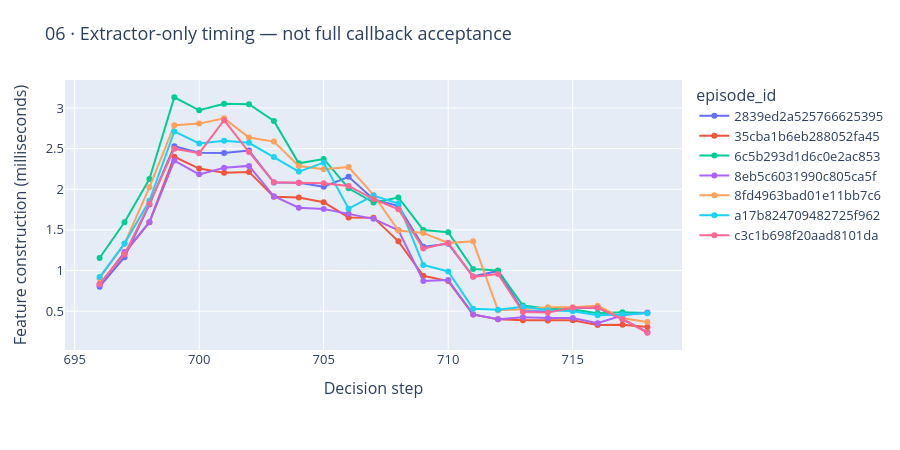

The notebook cell saved with this chart:
### Markdown cell above
## 8 · Runtime and primitive-mechanics parity

The primitive tests execute the pinned interpreter's unit actions and sale commits on **copied legal observations or labeled synthetic mechanics fixtures**, with the market frozen for that scenario. They do not simulate full new seasons. Their purpose is to check accounting and phase order.

Extractor latency excludes the rest of the game-playing callback. A fast plot here does not satisfy the existing 500 ms callback gate. Cached observations retain their original timings.

### Code cell
charts[5].show(renderer="plotly_mimetype")
parity = pd.read_csv(OUT / "mechanics_parity.csv")
display(parity)
display(pd.DataFrame([report["extractor_ms"]]))

### Figure 1 — Plotly figure (JSON) as saved in the notebook; plotly's stock layout.template omitted (floating-point values rounded to 4 significant figures)
{"data": [{"hovertemplate": "episode_id=2839ed2a525766625395<br>Decision step=%{x}<br>Feature construction (milliseconds)=%{y}<extra></extra>", "legendgroup": "2839ed2a525766625395", "line": {"color": "#636efa", "dash": "solid"}, "marker": {"symbol": "circle"}, "mode": "lines+markers", "name": "2839ed2a525766625395", "orientation": "v", "showlegend": true, "type": "scatter", "x": [696, 697, 698, 699, 700, 701, 702, 703, 704, 705, 706, 707, 708, 709, 710, 711, 712, 713, 714, 715, 716, 717, 718], "xaxis": "x", "y": [0.8018, 1.164, 1.813, 2.53, 2.45, 2.445, 2.476, 2.083, 2.079, 2.033, 2.153, 1.878, 1.794, 1.294, 1.329, 0.9268, 0.9949, 0.5009, 0.4942, 0.5418, 0.5395, 0.4004, 0.2408], "yaxis": "y"}, {"hovertemplate": "episode_id=35cba1b6eb288052fa45<br>Decision step=%{x}<br>Feature construction (milliseconds)=%{y}<extra></extra>", "legendgroup": "35cba1b6eb288052fa45", "line": {"color": "#EF553B", "dash": "solid"}, "marker": {"symbol": "circle"}, "mode": "lines+markers", "name": "35cba1b6eb288052fa45", "orientation": "v", "showlegend": true, "type": "scatter", "x": [696, 697, 698, 699, 700, 701, 702, 703, 704, 705, 706, 707, 708, 709, 710, 711, 712, 713, 714, 715, 716, 717, 718], "xaxis": "x", "y": [0.8307, 1.211, 1.595, 2.401, 2.255, 2.205, 2.214, 1.909, 1.899, 1.842, 1.653, 1.651, 1.36, 0.9345, 0.87, 0.4591, 0.4002, 0.3873, 0.3849, 0.3886, 0.3293, 0.332, 0.3062], "yaxis": "y"}, {"hovertemplate": "episode_id=6c5b293d1d6c0e2ac853<br>Decision step=%{x}<br>Feature construction (milliseconds)=%{y}<extra></extra>", "legendgroup": "6c5b293d1d6c0e2ac853", "line": {"color": "#00cc96", "dash": "solid"}, "marker": {"symbol": "circle"}, "mode": "lines+markers", "name": "6c5b293d1d6c0e2ac853", "orientation": "v", "showlegend": true, "type": "scatter", "x": [696, 697, 698, 699, 700, 701, 702, 703, 704, 705, 706, 707, 708, 709, 710, 711, 712, 713, 714, 715, 716, 717, 718], "xaxis": "x", "y": [1.155, 1.593, 2.126, 3.133, 2.972, 3.051, 3.046, 2.841, 2.32, 2.373, 2.013, 1.837, 1.899, 1.499, 1.472, 1.018, 1.001, 0.5698, 0.5283, 0.5196, 0.475, 0.4851, 0.4762], "yaxis": "y"}, {"hovertemplate": "episode_id=8eb5c6031990c805ca5f<br>Decision step=%{x}<br>Feature construction (milliseconds)=%{y}<extra></extra>", "legendgroup": "8eb5c6031990c805ca5f", "line": {"color": "#ab63fa", "dash": "solid"}, "marker": {"symbol": "circle"}, "mode": "lines+markers", "name": "8eb5c6031990c805ca5f", "orientation": "v", "showlegend": true, "type": "scatter", "x": [696, 697, 698, 699, 700, 701, 702, 703, 704, 705, 706, 707, 708, 709, 710, 711, 712, 713, 714, 715, 716, 717, 718], "xaxis": "x", "y": [0.8209, 1.228, 1.593, 2.353, 2.184, 2.264, 2.288, 1.914, 1.773, 1.757, 1.697, 1.636, 1.496, 0.8719, 0.883, 0.4601, 0.3995, 0.4259, 0.4155, 0.4164, 0.3518, 0.4491, 0.4846], "yaxis": "y"}, {"hovertemplate": "episode_id=8fd4963bad01e11bb7c6<br>Decision step=%{x}<br>Feature construction (milliseconds)=%{y}<extra></extra>", "legendgroup": "8fd4963bad01e11bb7c6", "line": {"color": "#FFA15A", "dash": "solid"}, "marker": {"symbol": "circle"}, "mode": "lines+markers", "name": "8fd4963bad01e11bb7c6", "orientation": "v", "showlegend": true, "type": "scatter", "x": [696, 697, 698, 699, 700, 701, 702, 703, 704, 705, 706, 707, 708, 709, 710, 711, 712, 713, 714, 715, 716, 717, 718], "xaxis": "x", "y": [0.9033, 1.33, 2.024, 2.788, 2.808, 2.873, 2.636, 2.587, 2.287, 2.247, 2.274, 1.93, 1.492, 1.461, 1.34, 1.359, 0.5114, 0.5227, 0.5478, 0.5485, 0.5668, 0.4126, 0.3665], "yaxis": "y"}, {"hovertemplate": "episode_id=a17b824709482725f962<br>Decision step=%{x}<br>Feature construction (milliseconds)=%{y}<extra></extra>", "legendgroup": "a17b824709482725f962", "line": {"color": "#19d3f3", "dash": "solid"}, "marker": {"symbol": "circle"}, "mode": "lines+markers", "name": "a17b824709482725f962", "orientation": "v", "showlegend": true, "type": "scatter", "x": [696, 697, 698, 699, 700, 701, 702, 703, 704, 705, 706, 707, 708, 709, 710, 711, 712, 713, 714, 715, 716, 717, 718], "xaxis": "x", "y": [0.9191, 1.331, 1.859, 2.712, 2.564, 2.597, 2.572, 2.398, 2.218, 2.328, 1.761, 1.923, 1.824, 1.069, 0.9887, 0.5307, 0.5182, 0.5544, 0.5116, 0.4991, 0.4509, 0.4581, 0.4754], "yaxis": "y"}, {"hovertemplate": "episode_id=c3c1b698f20aad8101da<br>Decision step=%{x}<br>Feature construction (milliseconds)=%{y}<extra></extra>", "legendgroup": "c3c1b698f20aad8101da", "line": {"color": "#FF6692", "dash": "solid"}, "marker": {"symbol": "circle"}, "mode": "lines+markers", "name": "c3c1b698f20aad8101da", "orientation": "v", "showlegend": true, "type": "scatter", "x": [696, 697, 698, 699, 700, 701, 702, 703, 704, 705, 706, 707, 708, 709, 710, 711, 712, 713, 714, 715, 716, 717, 718], "xaxis": "x", "y": [0.8353, 1.199, 1.821, 2.5, 2.445, 2.85, 2.458, 2.086, 2.08, 2.075, 2.041, 1.879, 1.754, 1.27, 1.341, 0.9222, 0.9566, 0.4901, 0.4833, 0.5419, 0.5443, 0.4022, 0.2342], "yaxis": "y"}], "layout": {"font": {"size": 13}, "height": 450, "legend": {"title": {"text": "episode_id"}, "tracegroupgap": 0}, "margin": {"b": 100, "l": 65, "r": 35, "t": 80}, "title": {"text": "06 · Extractor-only timing — not full callback acceptance"}, "xaxis": {"anchor": "y", "domain": [0, 1], "title": {"text": "Decision step"}}, "yaxis": {"anchor": "x", "domain": [0, 1], "title": {"text": "Feature construction (milliseconds)"}}}}
